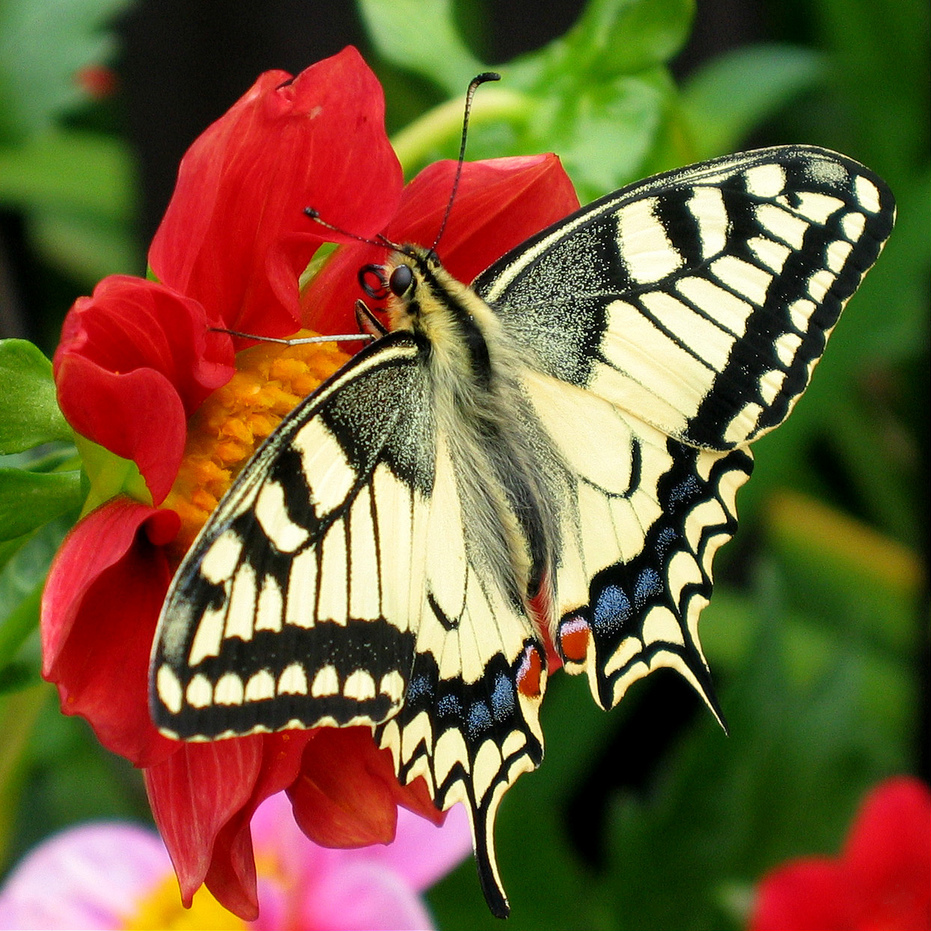
#> input picture butterfly.jpg, 931 x 931 px, given in place of the camera
$ python colorConversions.py
#> lines starting #> are read from the running program, lines starting #| are printed output that depends on the picture; after the words box and inside, x2 and y2 are one past the last pixel; in counts of white or black regions, pixels touching at a corner belong together
import cv2 as cv
import numpy as np
def nothing(x):
    pass

cap = cv.VideoCapture(0)

if not cap.isOpened():
    print("Camera no work")
    exit()
img = np.zeros((640, 480, 3), np.uint8)
cv.namedWindow('isolatedColor')
cv.createTrackbar('H','isolatedColor', 0, 179, nothing)
#> slider 'H' is set to 59
cv.createTrackbar('S','isolatedColor', 0, 255, nothing)
#> slider 'S' is set to 85
cv.createTrackbar('V','isolatedColor', 0, 255, nothing)
#> slider 'V' is set to 85

while True:
    #capture a frame
    ret, frame = cap.read()
#> frame is the input picture: shape (931, 931, 3); mean B, G, R 57.1, 93.2, 118.3
    if not ret:
        print("couldn't get a frame")
        break
    #convert our frame from BGR to HSV
    hsvConverted = cv.cvtColor(frame, cv.COLOR_BGR2HSV)
#> hsvConverted: shape (931, 931, 3); mean H, S, V 51.8, 159, 132.7
    hPoint = cv.getTrackbarPos('H', 'isolatedColor')
    sPoint = cv.getTrackbarPos('S', 'isolatedColor')
    vPoint = cv.getTrackbarPos('V', 'isolatedColor')

    hLower = hPoint - 10
    hUpper = hPoint + 10
    sLower = sPoint - 50
    sUpper = sPoint + 50
    vLower = vPoint - 50
    vUpper = vPoint + 50
    if hLower < 0: hLower = 0
    if hUpper > 179: hUpper = 179
    if sLower < 0: sLower = 0
    if sUpper > 255: sUpper = 255
    if vLower < 0: vLower = 0
    if vUpper > 255: vUpper = 255

    #define boundaries for what we consider to be color
    lower = np.array([hLower,sLower,vLower])
    upper = np.array([hUpper,sUpper,vUpper])

    generatedMask = cv.inRange(hsvConverted, lower, upper)
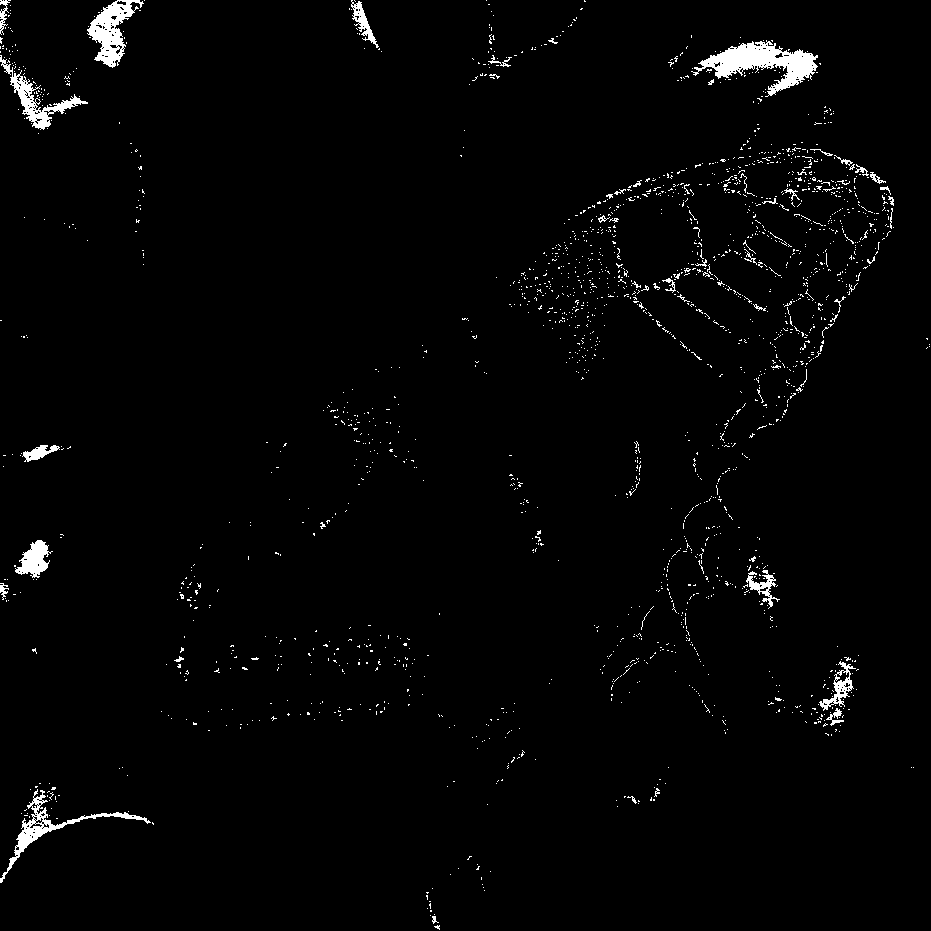
#> generatedMask: shape (931, 931); 1.9% white; 1957 white regions (1903 under 20 px), largest, box (x1, y1, x2, y2) and area: (691, 40, 818, 97) 2830, (87, 0, 144, 68) 1623, (0, 789, 151, 883) 1353
    kernel = np.ones((5,5))

    result = cv.bitwise_and(frame, frame, mask=generatedMask)
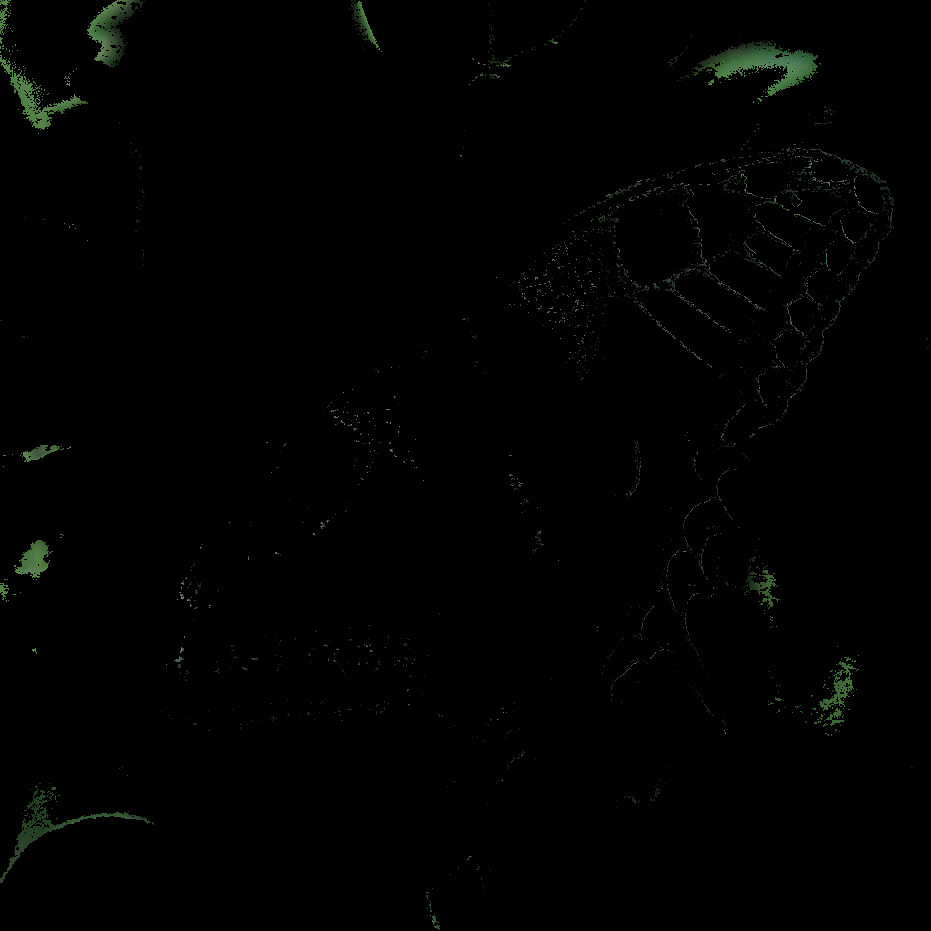
#> result: shape (931, 931, 3); mean B, G, R 1, 1.6, 1.1


    cv.imshow("frame", frame)
    cv.imshow("mask", generatedMask)
    cv.imshow("isolatedColor", result)
    #conert the frame from BGR to Gray
    # grayConverted = cv.cvtColor(frame, cv.COLOR_BGR2GRAY)
    # cv.imshow("frame", grayConverted)
    if cv.waitKey(1) == ord('q'):
#> (key q is pressed here)
        break
    elif cv.waitKey(1) == ord('s'):
        cv.imwrite('savedIm.png', frame)
        cv.imwrite('savedMask.png', generatedMask)
        cv.imwrite('savedResult.png', result)
cap.release()
cv.destroyAllWindows()
